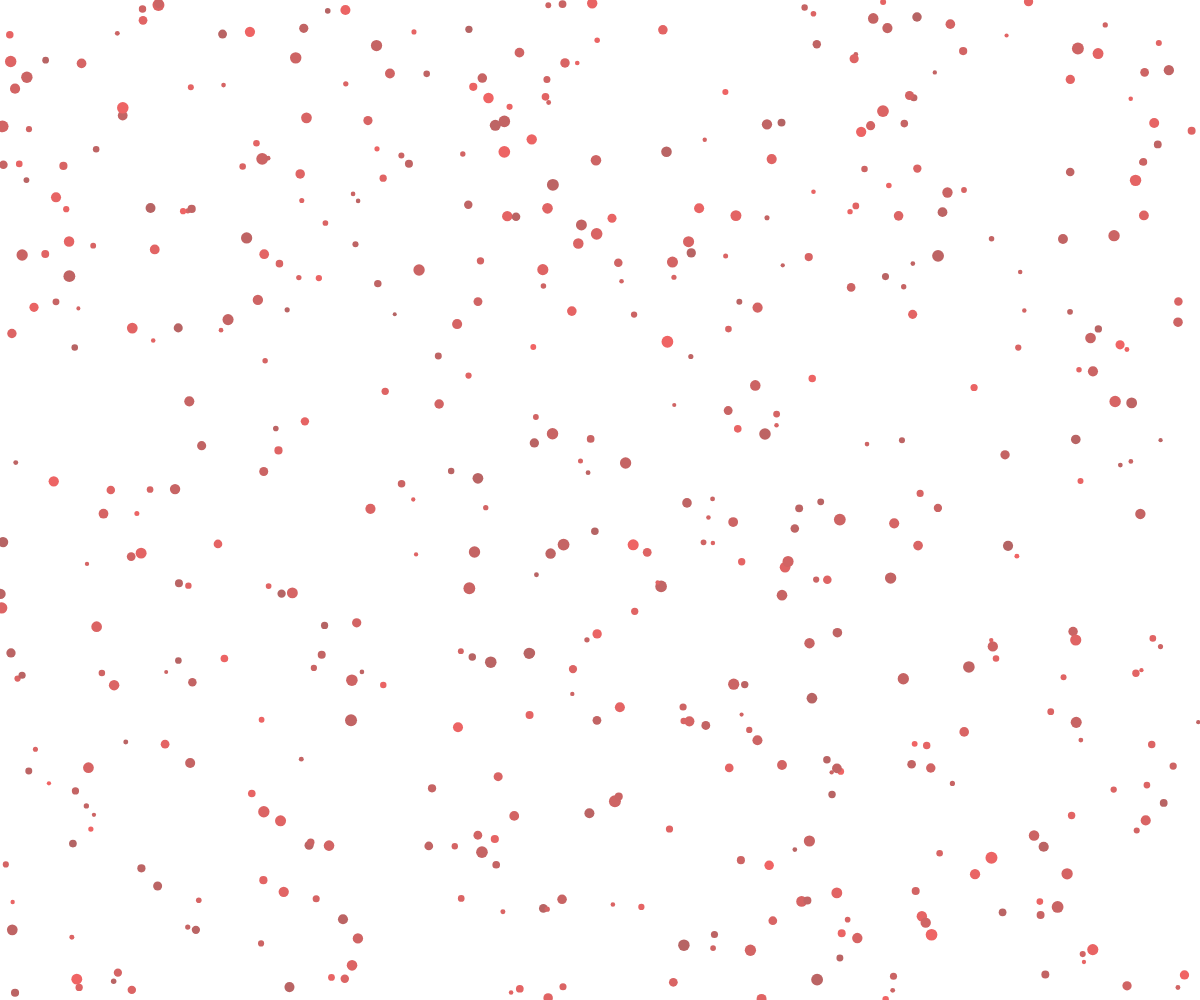
Frame 1 (no input)
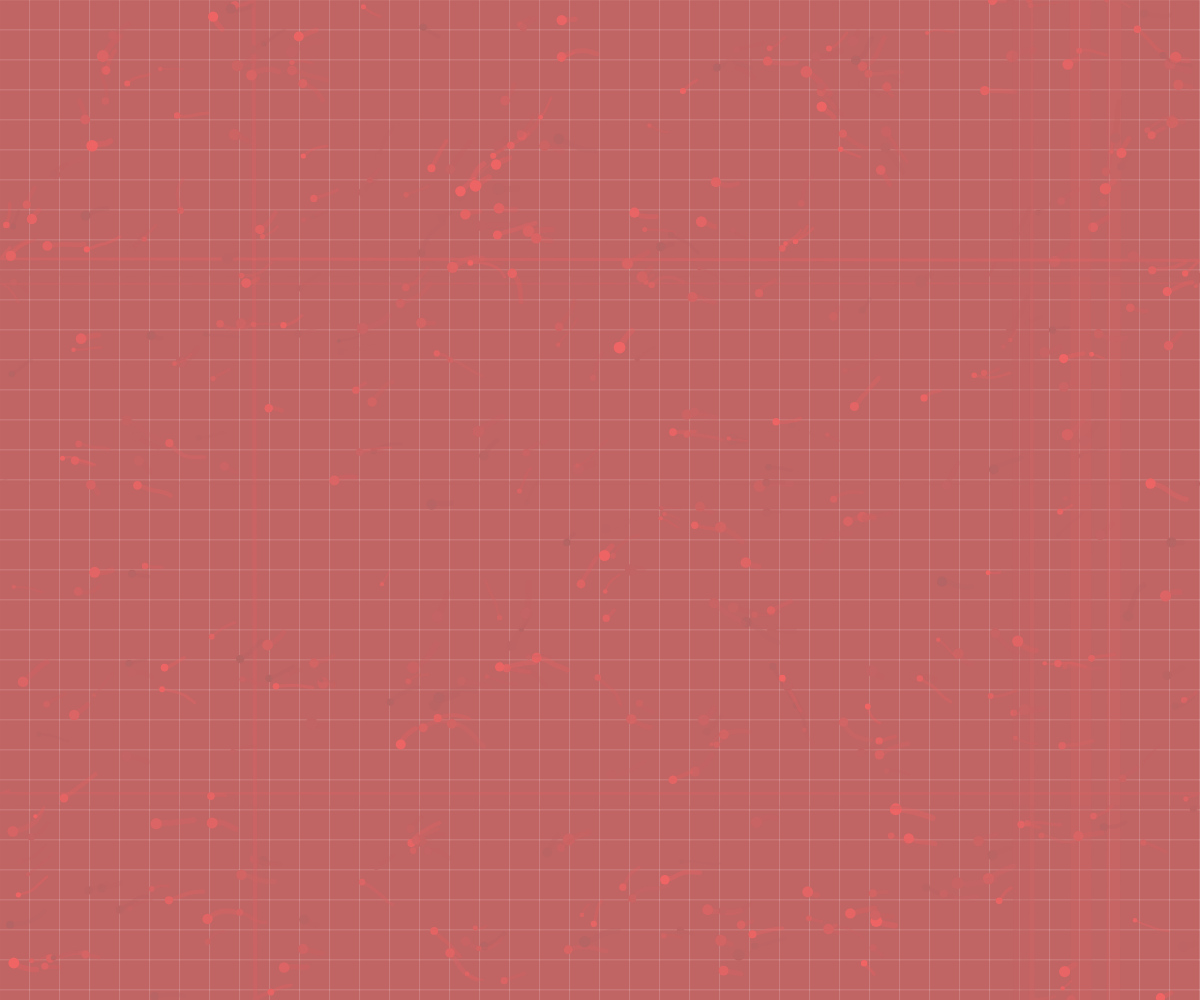
Frame 60 (no input)
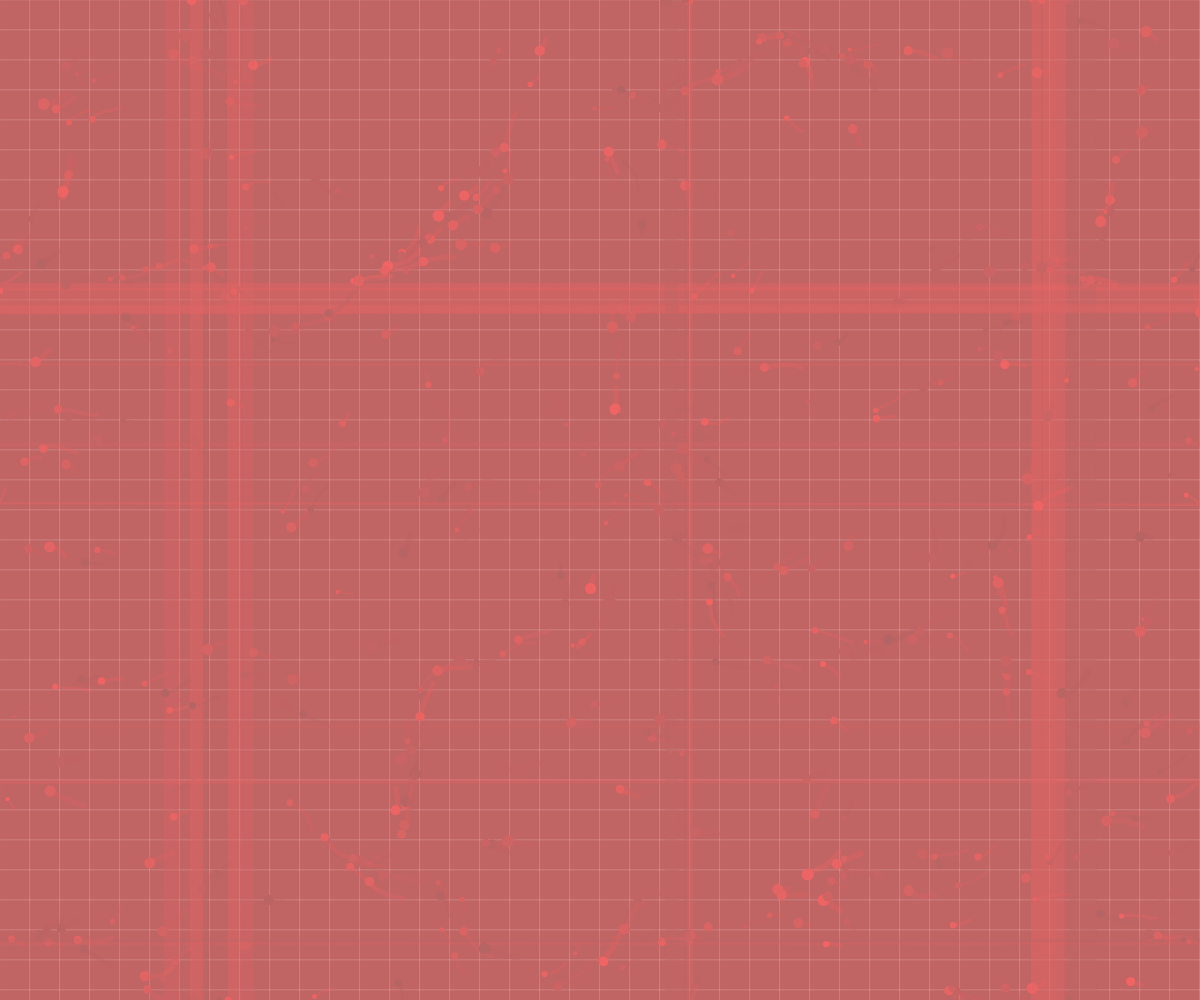
Frame 120 (the mouse pressed at the canvas centre since frame 60)

The p5.js sketch that drew these frames (run headless with seeded random() and noise() and a simulated clock; from frame 60 on, the mouse is pressed at the canvas centre):

// p5.js sketch
// ── sketch.js
let trails = [];
let grid = [];
let gridSize = 30;
let particleCount = 500;

function setup() {
  createCanvas(windowWidth, windowHeight);
  generateGrid();
  
  // Initialize trails
  for (let i = 0; i < particleCount; i++) {
    trails.push({
      x: random(width),
      y: random(height),
      history: [],
      hue: random(180, 240),
      size: random(2, 6),
      speed: random(0.5, 2)
    });
  }
}

function draw() {
  background(0);
  
  // Draw grid structure
  stroke(255, 30);
  strokeWeight(1);
  for (let i = 0; i < grid.length; i++) {
    let tile = grid[i];
    rect(tile.x, tile.y, tile.w, tile.h);
  }
  
  // Update and draw trails
  for (let i = 0; i < trails.length; i++) {
    let t = trails[i];
    
    // Add current position to history
    t.history.push({x: t.x, y: t.y});
    if (t.history.length > 20) {
      t.history.shift();
    }
    
    // Move trail
    let angle = noise(t.x * 0.01, t.y * 0.01, frameCount * 0.01) * TWO_PI;
    t.x += cos(angle) * t.speed;
    t.y += sin(angle) * t.speed;
    
    // Wrap around edges
    if (t.x < 0) t.x = width;
    if (t.x > width) t.x = 0;
    if (t.y < 0) t.y = height;
    if (t.y > height) t.y = 0;
    
    // Draw trail history
    noFill();
    stroke(t.hue, 100, 100, 80);
    strokeWeight(t.size);
    beginShape();
    for (let j = 0; j < t.history.length; j++) {
      let pos = t.history[j];
      vertex(pos.x, pos.y);
    }
    endShape();
    
    // Draw current point
    fill(t.hue, 100, 100);
    noStroke();
    ellipse(t.x, t.y, t.size * 2);
  }
}

function generateGrid() {
  grid = [];
  let cols = width / gridSize + 2;
  let rows = height / gridSize + 2;
  
  for (let i = 0; i < cols; i++) {
    for (let j = 0; j < rows; j++) {
      grid.push({
        x: i * gridSize,
        y: j * gridSize,
        w: gridSize,
        h: gridSize
      });
    }
  }
}

function windowResized() {
  resizeCanvas(windowWidth, windowHeight);
  generateGrid();
}
